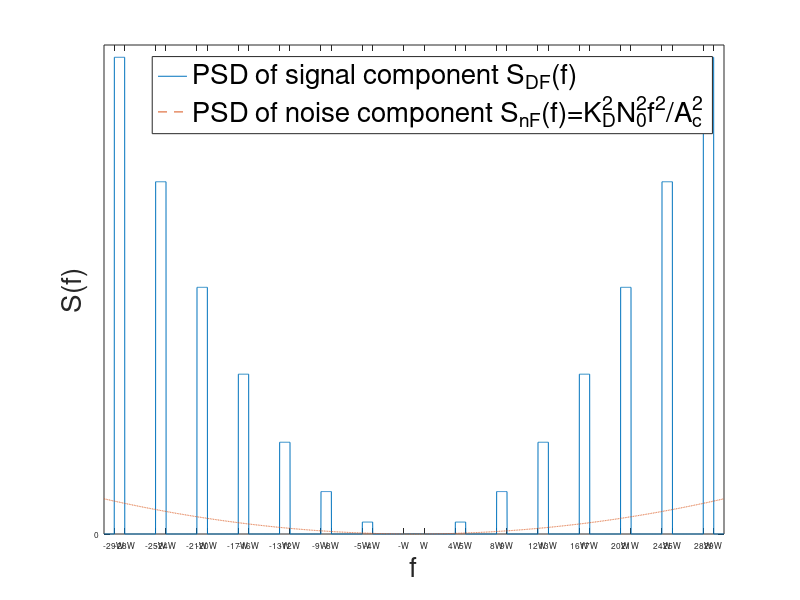

The MATLAB script that drew this image:
clc; clear; close all;
N = 8;
A = 2;
W = 1;
W_g = 3 * W;
f_1 = W + W_g;
f = -30:0.01:30;
S_c = 0;
for k = 0:(N - 1)
    S_c = S_c + (48 * k^2 + 12 * k + 1) * ((0.5 * (f >= (k * f_1)) .* (f <= (W + k * f_1))...
        + 0.5 .* (f >= (- W - k * f_1)) .* (f <= (- k * f_1))));
end
S_c = A * S_c;
plot(f, S_c)
hold on
S_n = A / 10 * f.^2;
plot(f, S_n, '--')
xlim([f(1), f(end)])
xtick = [];
xticklabel = {};
n = 1;
f = - W - (N - 1) * f_1;
for k = 1:(N - 1)
    xtick(n) = f;
    xticklabel(n) = {[num2str(f), 'W']};
    n = n + 1;
    f = f + W;
    xtick(n) = f;
    xticklabel(n) = {[num2str(f), 'W']};
    n = n + 1;
    f = f + W_g;
end
xtick(n) = f;
xticklabel(n) = {'-W'};
n = n + 1;
f = f + 2 * W;
xtick(n) = f;
xticklabel(n) = {'W'};
n = n + 1;
f = f + W_g;
for k = 1:(N - 1)
    xtick(n) = f;
    xticklabel(n) = {[num2str(f), 'W']};
    n = n + 1;
    f = f + W;
    xtick(n) = f;
    xticklabel(n) = {[num2str(f), 'W']};
    n = n + 1;
    f = f + W_g;
end
set(gca,'xtick', xtick, 'xticklabel', xticklabel, 'fontsize', 6)
ytick = [0];
yticklabel = {'0'};
set(gca,'ytick', ytick, 'yticklabel', yticklabel)
xlabel('f', 'fontsize', 20)
ylabel('S(f)', 'fontsize', 20)
legend('PSD of signal component S_{DF}(f)','PSD of noise component S_{nF}(f)=K_D^2N_0^2f^2/A_c^2', 'fontsize', 20)
